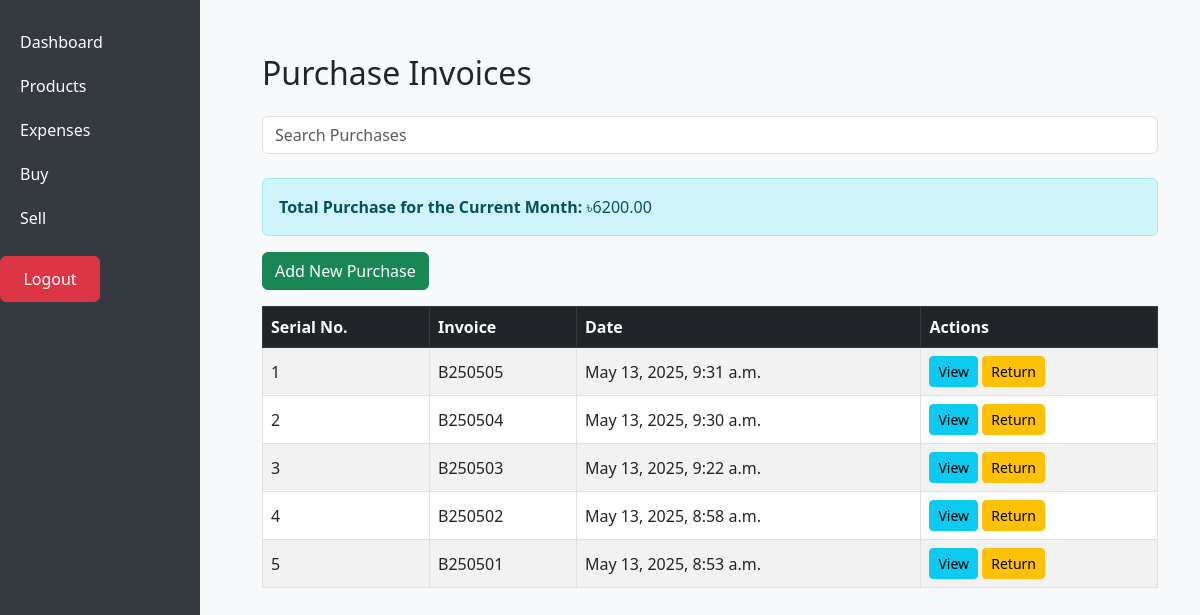
The page /buy/ (signed in) on the database as committed earlier.
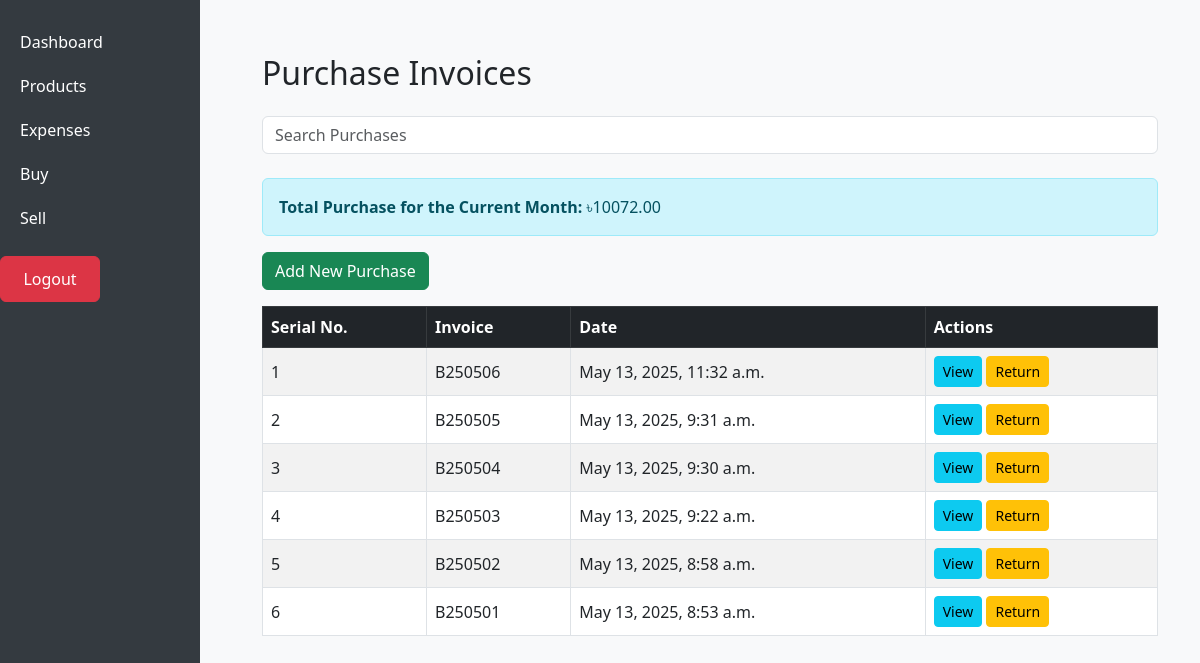
The same page on the database as committed later.
### inventory/models.py (models this page shows, shortened)
class PurchaseInvoice(models.Model):
    date = models.DateTimeField(auto_now_add=True)
    received = models.BooleanField(default=False)  # Track if item is received
    invoice_number = models.CharField(max_length=20, unique=True, blank=True)

### inventory/views.py (the view)
# urls.py: path('buy/', views.purchase_list_view, name='purchase_list'),
@login_required(login_url="/")
def purchase_list_view(request):
    query = request.GET.get('q', '')
    if query:
        purchases = PurchaseInvoice.objects.filter(
            Q(invoice_number__icontains=query)  # Search in invoice number
        ).order_by('-date')
    else:
        purchases = PurchaseInvoice.objects.all().order_by('-date')
    now = timezone.now()
    first_day_of_current_month = now.replace(day=1)
    current_month_invoices = PurchaseInvoice.objects.filter(date__gte=first_day_of_current_month)
    total_purchase_current_month = sum(
        item.total for invoice in current_month_invoices for item in PurchaseItem.objects.filter(invoice=invoice)
    )
    return render(request, 'inventory/purchase_list.html', {'purchases': purchases, 'total_purchase_current_month': total_purchase_current_month})

### inventory/models.py (called while the page is built)
    @property
    def chs(self):
        return self.rate + self.cost

    @property
    def total(self):
        return self.chs * self.quantity

### inventory/templates/inventory/purchase_list.html (shortened to what this page needs)
{% extends 'inventory/base.html' %}
{% block content %}
<div class="container mt-4">
  <h2 class="mb-4">Purchase Invoices</h2>
    <form method="GET" action="{% url 'purchase_list' %}">
    <div class="mb-4">
      <input type="text" name="q" class="form-control" placeholder="Search Purchases" value="{{ request.GET.q }}" aria-label="Search Purchases">
    </div>
  </form>
  <div class="alert alert-info">
    <strong>Total Purchase for the Current Month:</strong> ৳{{ total_purchase_current_month }}
  </div>
  <a href="{% url 'purchase_add' %}" class="btn btn-success mb-3">Add New Purchase</a>
  <table class="table table-bordered table-hover table-striped">
    <thead class="table-dark">
      <tr>
        <th>Serial No.</th>
        <th>Invoice</th>
        <th>Date</th>
        <th>Actions</th>
      </tr>
    </thead>
    <tbody>
      {% for invoice in purchases %}
      <tr>
        <td>{{ forloop.counter }}</td>
        <td>{{ invoice.invoice_number }}</td>
        <td>{{ invoice.date }}</td>
        <td>
          <a href="{% url 'purchase_invoice' invoice.id %}" class="btn btn-info btn-sm">View</a>
          <a href="{% url 'purchase_return' invoice.id %}" class="btn btn-warning btn-sm">Return</a>
        </td>
      </tr>
      {% endfor %}
    </tbody>
  </table>
</div>
{% endblock %}

Rows that differ between the two databases and show on the page:
added PurchaseInvoice: invoice_number "B250506", date "May 13, 2025, 11:32 a.m."
Other text that changed with them:
{{ total_purchase_current_month }}: "6200.00" → "10072.00"
